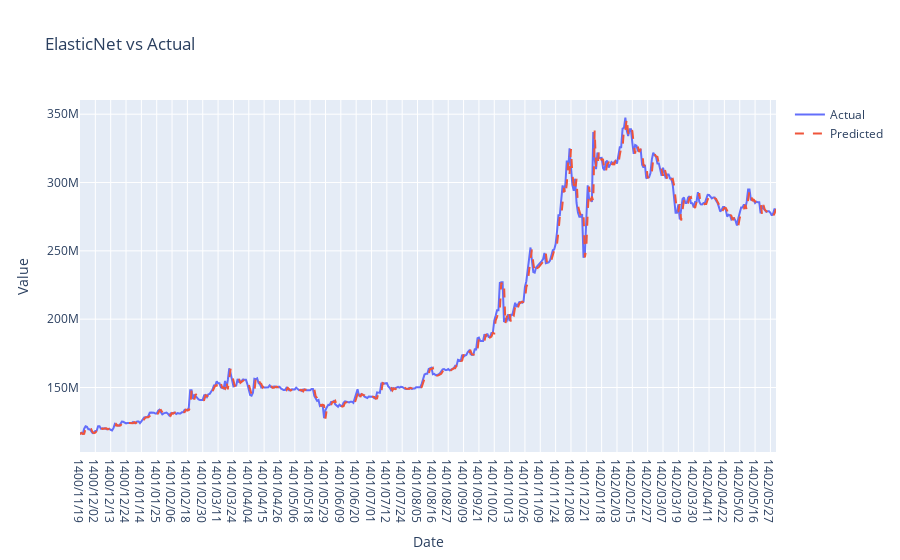

Write notebook code for a chart like this one.
### Markdown cell above
### 1. ElasticNet

### Code cell
# Scale the input data
scaler_x = StandardScaler()
train_x_scaled = scaler_x.fit_transform(train_x)
val_x_scaled = scaler_x.transform(val_x)

scaler_y = StandardScaler()
train_y_scaled = scaler_y.fit_transform(train_y.reshape(-1, 1)).ravel()

def objective(trial):
    alpha = trial.suggest_uniform('alpha', 0, 0.1)
    l1_ratio = trial.suggest_uniform('l1_ratio', 0.5, 1)
    max_iter = trial.suggest_int('max_iter', 1000, 10000)

    elastic_net = ElasticNet(alpha=alpha, l1_ratio=l1_ratio, max_iter=max_iter)
    elastic_net.fit(train_x_scaled, train_y_scaled)
    
    val_predictions_scaled = elastic_net.predict(val_x_scaled)
    val_predictions = scaler_y.inverse_transform(val_predictions_scaled.reshape(-1, 1)).ravel()
    
    mse = mean_squared_error(val_y, val_predictions)
    return mse

study = optuna.create_study(direction='minimize')
study.optimize(objective, n_trials=500)

best_alpha = study.best_params['alpha']
best_l1_ratio = study.best_params['l1_ratio']
best_max_iter = study.best_params['max_iter']

# Train the model with the best hyperparameters
elastic_net = ElasticNet(alpha=best_alpha, l1_ratio=best_l1_ratio, max_iter=best_max_iter)
elastic_net.fit(train_x_scaled, train_y_scaled)

val_predictions_scaled = elastic_net.predict(val_x_scaled)
val_predictions = scaler_y.inverse_transform(val_predictions_scaled.reshape(-1, 1)).ravel()

# Calculate accuracy metrics
mae = mean_absolute_error(val_y, val_predictions)
mse = mean_squared_error(val_y, val_predictions)
rmse = np.sqrt(mse)
r2 = r2_score(val_y, val_predictions)

print("Best alpha:", best_alpha)
print("Best l1_ratio:", best_l1_ratio)
print("Best max_iter:", best_max_iter)
print("Mean Absolute Error (MAE):", mae)
print("Mean Squared Error (MSE):", mse)
print("Root Mean Squared Error (RMSE):", rmse)
print("R-squared (R2):", r2)

# Plot the predictions against the actual values
fig = go.Figure()
fig.add_trace(go.Scatter(x=Added_data.index[1200:1700], y=val_y, mode='lines', name='Actual'))
fig.add_trace(go.Scatter(x=Added_data.index[1200:1700], y=val_predictions, mode='lines', name='Predicted', line=dict(dash='dash')))
fig.update_layout(title='ElasticNet vs Actual', xaxis_title='Date', yaxis_title='Value', hovermode='x')
fig.show()

### Figure 1 — Plotly figure (JSON) as saved in the notebook; plotly's stock layout.template omitted (floating-point values rounded to 4 significant figures; data arrays with more than 128 entries replaced by an {"elided": "..."} marker saying what was removed)
{"data": [{"mode": "lines", "name": "Actual", "type": "scatter", "x": {"elided": "500 str values"}, "y": {"elided": "500 int values"}}, {"line": {"dash": "dash"}, "mode": "lines", "name": "Predicted", "type": "scatter", "x": {"elided": "500 str values"}, "y": {"elided": "500 float values"}}], "layout": {"hovermode": "x", "title": {"text": "ElasticNet vs Actual"}, "xaxis": {"title": {"text": "Date"}}, "yaxis": {"title": {"text": "Value"}}}}
